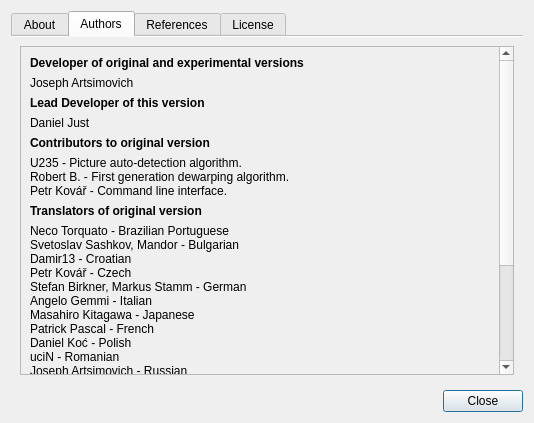
<?xml version="1.0" encoding="UTF-8"?>
<ui version="4.0">
 <class>AboutDialog</class>
 <widget class="QDialog" name="AboutDialog">
  <property name="geometry">
   <rect>
    <x>0</x>
    <y>0</y>
    <width>534</width>
    <height>423</height>
   </rect>
  </property>
  <property name="windowTitle">
   <string>About Scan Tailor PDF</string>
  </property>
  <layout class="QVBoxLayout" name="verticalLayout">
   <item>
    <widget class="QTabWidget" name="tabWidget">
     <property name="currentIndex">
      <number>1</number>
     </property>
     <property name="documentMode">
      <bool>true</bool>
     </property>
     <widget class="QWidget" name="tab">
      <attribute name="title">
       <string>About</string>
      </attribute>
      <layout class="QGridLayout" name="gridLayout">
       <item row="3" column="0" colspan="2">
        <widget class="QLabel" name="label_4">
         <property name="text">
          <string>Scan Tailor is an interactive post-processing tool for scanned pages. It performs operations such as page splitting, skew correction, adding/removing margins, and others. You give it raw scans, and you get pages ready to be printed or assembled into a PDF or DJVU file.  Scanning and optical character recognition is out of scope of this project.</string>
         </property>
         <property name="wordWrap">
          <bool>true</bool>
         </property>
        </widget>
       </item>
       <item row="4" column="0" colspan="2">
        <spacer name="verticalSpacer">
         <property name="orientation">
          <enum>Qt::Vertical</enum>
         </property>
         <property name="sizeHint" stdset="0">
          <size>
           <width>440</width>
           <height>127</height>
          </size>
         </property>
        </spacer>
       </item>
       <item row="0" column="0">
        <widget class="QLabel" name="label_3">
         <property name="sizePolicy">
          <sizepolicy hsizetype="Preferred" vsizetype="Preferred">
           <horstretch>1</horstretch>
           <verstretch>0</verstretch>
          </sizepolicy>
         </property>
         <property name="styleSheet">
          <string notr="true">font-size: 16pt;
font-weight: bold;</string>
         </property>
         <property name="text">
          <string notr="true">Scan Tailor PDF</string>
         </property>
         <property name="alignment">
          <set>Qt::AlignBottom|Qt::AlignHCenter</set>
         </property>
        </widget>
       </item>
       <item row="0" column="1" rowspan="2">
        <widget class="QLabel" name="label">
         <property name="text">
          <string notr="true"/>
         </property>
         <property name="pixmap">
          <pixmap resource="../app/resources/resources.qrc">:/icons/appicon-about.png</pixmap>
         </property>
        </widget>
       </item>
       <item row="1" column="0">
        <widget class="QLabel" name="version">
         <property name="styleSheet">
          <string notr="true">font-size:10pt;
font-weight:bold;</string>
         </property>
         <property name="text">
          <string notr="true">version</string>
         </property>
         <property name="alignment">
          <set>Qt::AlignHCenter|Qt::AlignTop</set>
         </property>
        </widget>
       </item>
      </layout>
     </widget>
     <widget class="QWidget" name="tab_2">
      <attribute name="title">
       <string>Authors</string>
      </attribute>
      <layout class="QVBoxLayout" name="verticalLayout_3">
       <item>
        <widget class="QScrollArea" name="scrollArea">
         <property name="widgetResizable">
          <bool>true</bool>
         </property>
         <widget class="QWidget" name="scrollAreaWidgetContents">
          <property name="geometry">
           <rect>
            <x>0</x>
            <y>0</y>
            <width>479</width>
            <height>461</height>
           </rect>
          </property>
          <layout class="QVBoxLayout" name="verticalLayout_2">
           <item>
            <widget class="QLabel" name="label_2">
             <property name="styleSheet">
              <string notr="true">font-weight: bold;</string>
             </property>
             <property name="text">
              <string>Developer of original and experimental versions</string>
             </property>
            </widget>
           </item>
           <item>
            <widget class="QLabel" name="label_5">
             <property name="text">
              <string>Joseph Artsimovich</string>
             </property>
            </widget>
           </item>
           <item>
            <widget class="QLabel" name="label_31">
             <property name="font">
              <font>
               <weight>75</weight>
               <bold>true</bold>
              </font>
             </property>
             <property name="text">
              <string>Lead Developer of this version</string>
             </property>
            </widget>
           </item>
           <item>
            <widget class="QLabel" name="label_32">
             <property name="text">
              <string>Daniel Just</string>
             </property>
            </widget>
           </item>
           <item>
            <widget class="QLabel" name="label_6">
             <property name="styleSheet">
              <string notr="true">font-weight: bold;</string>
             </property>
             <property name="text">
              <string>Contributors to original version</string>
             </property>
            </widget>
           </item>
           <item>
            <layout class="QVBoxLayout" name="verticalLayout_5">
             <property name="spacing">
              <number>0</number>
             </property>
             <property name="topMargin">
              <number>0</number>
             </property>
             <item>
              <widget class="QLabel" name="label_12">
               <property name="text">
                <string>U235 - Picture auto-detection algorithm.</string>
               </property>
              </widget>
             </item>
             <item>
              <widget class="QLabel" name="label_13">
               <property name="text">
                <string>Robert B. - First generation dewarping algorithm.</string>
               </property>
              </widget>
             </item>
             <item>
              <widget class="QLabel" name="label_15">
               <property name="text">
                <string>Petr Kovář - Command line interface.</string>
               </property>
              </widget>
             </item>
            </layout>
           </item>
           <item>
            <widget class="QLabel" name="label_7">
             <property name="styleSheet">
              <string notr="true">font-weight: bold;</string>
             </property>
             <property name="text">
              <string>Translators of original version</string>
             </property>
            </widget>
           </item>
           <item>
            <layout class="QVBoxLayout" name="verticalLayout_6">
             <property name="spacing">
              <number>0</number>
             </property>
             <property name="bottomMargin">
              <number>0</number>
             </property>
             <item>
              <widget class="QLabel" name="label_11">
               <property name="text">
                <string>Neco Torquato - Brazilian Portuguese</string>
               </property>
              </widget>
             </item>
             <item>
              <widget class="QLabel" name="label_9">
               <property name="text">
                <string>Svetoslav Sashkov, Mandor - Bulgarian</string>
               </property>
              </widget>
             </item>
             <item>
              <widget class="QLabel" name="label_29">
               <property name="text">
                <string>Damir13 - Croatian</string>
               </property>
              </widget>
             </item>
             <item>
              <widget class="QLabel" name="label_16">
               <property name="text">
                <string>Petr Kovář - Czech</string>
               </property>
              </widget>
             </item>
             <item>
              <widget class="QLabel" name="label_17">
               <property name="text">
                <string>Stefan Birkner, Markus Stamm - German</string>
               </property>
              </widget>
             </item>
             <item>
              <widget class="QLabel" name="label_18">
               <property name="text">
                <string>Angelo Gemmi - Italian</string>
               </property>
              </widget>
             </item>
             <item>
              <widget class="QLabel" name="label_19">
               <property name="text">
                <string>Masahiro Kitagawa - Japanese</string>
               </property>
              </widget>
             </item>
             <item>
              <widget class="QLabel" name="label_20">
               <property name="text">
                <string>Patrick Pascal - French</string>
               </property>
              </widget>
             </item>
             <item>
              <widget class="QLabel" name="label_21">
               <property name="text">
                <string>Daniel Koć - Polish</string>
               </property>
              </widget>
             </item>
             <item>
              <widget class="QLabel" name="label_14">
               <property name="text">
                <string>uciN - Romanian</string>
               </property>
              </widget>
             </item>
             <item>
              <widget class="QLabel" name="label_22">
               <property name="text">
                <string>Joseph Artsimovich - Russian</string>
               </property>
              </widget>
             </item>
             <item>
              <widget class="QLabel" name="label_30">
               <property name="text">
                <string>Hxcan Cai - Simplified Chinese</string>
               </property>
              </widget>
             </item>
             <item>
              <widget class="QLabel" name="label_23">
               <property name="text">
                <string>Marián Hvolka - Slovak</string>
               </property>
              </widget>
             </item>
             <item>
              <widget class="QLabel" name="label_27">
               <property name="text">
                <string>Flavio Benelli - Spanish</string>
               </property>
              </widget>
             </item>
             <item>
              <widget class="QLabel" name="label_24">
               <property name="text">
                <string>Davidson Wang - Traditional Chinese</string>
               </property>
              </widget>
             </item>
             <item>
              <widget class="QLabel" name="label_28">
               <property name="text">
                <string>Yuri Chornoivan - Ukrainian</string>
               </property>
              </widget>
             </item>
            </layout>
           </item>
           <item>
            <widget class="QLabel" name="label_10">
             <property name="styleSheet">
              <string notr="true">font-weight: bold;</string>
             </property>
             <property name="text">
              <string>Documentation of original version</string>
             </property>
            </widget>
           </item>
           <item>
            <layout class="QVBoxLayout" name="verticalLayout_7">
             <property name="spacing">
              <number>0</number>
             </property>
             <property name="bottomMargin">
              <number>0</number>
             </property>
             <item>
              <widget class="QLabel" name="label_8">
               <property name="text">
                <string>denver 22</string>
               </property>
              </widget>
             </item>
             <item>
              <widget class="QLabel" name="label_25">
               <property name="text">
                <string notr="true">phaedrus</string>
               </property>
              </widget>
             </item>
             <item>
              <widget class="QLabel" name="label_26">
               <property name="text">
                <string notr="true">Taxman</string>
               </property>
              </widget>
             </item>
            </layout>
           </item>
           <item>
            <spacer name="verticalSpacer_2">
             <property name="orientation">
              <enum>Qt::Vertical</enum>
             </property>
             <property name="sizeHint" stdset="0">
              <size>
               <width>20</width>
               <height>0</height>
              </size>
             </property>
            </spacer>
           </item>
          </layout>
         </widget>
        </widget>
       </item>
      </layout>
     </widget>
     <widget class="QWidget" name="tab_4">
      <attribute name="title">
       <string>References</string>
      </attribute>
      <layout class="QVBoxLayout" name="verticalLayout_8">
       <item>
        <widget class="QScrollArea" name="scrollArea_2">
         <property name="widgetResizable">
          <bool>true</bool>
         </property>
         <widget class="QWidget" name="scrollAreaWidgetContents_2">
          <property name="geometry">
           <rect>
            <x>0</x>
            <y>0</y>
            <width>479</width>
            <height>870</height>
           </rect>
          </property>
          <layout class="QVBoxLayout" name="verticalLayout_9">
           <item>
            <widget class="QLabel" name="references">
             <property name="text">
              <string notr="true">&lt;p&gt;
&lt;a href=&quot;http://scholar.google.com/scholar?q=Recursive+implementation+of+the+Gaussian+filter&quot;&gt;[1]&lt;/a&gt; Young, Ian T., and Lucas J. Van Vliet. &quot;Recursive implementation of the Gaussian filter.&quot; Signal processing 44.2 (1995): 139-151.
&lt;/p&gt;
&lt;p&gt;
&lt;a href=&quot;http://scholar.google.com/scholar?q=Boundary+conditions+for+Young-van+Vliet+recursive+filtering&quot;&gt;[2]&lt;/a&gt; Triggs, Bill, and Michaël Sdika. &quot;Boundary conditions for Young-van Vliet recursive filtering.&quot; Signal Processing, IEEE Transactions on 54.6 (2006): 2365-2367.
&lt;/p&gt;
&lt;p&gt;
&lt;a href=&quot;http://scholar.google.com/scholar?q=Fast+anisotropic+gauss+filtering&quot;&gt;[3]&lt;/a&gt; Geusebroek, Jan-Mark, Arnold WM Smeulders, and Joost Van de Weijer. &quot;Fast anisotropic gauss filtering.&quot; Image Processing, IEEE Transactions on 12.8 (2003): 938-943.
&lt;/p&gt;
&lt;p&gt;
&lt;a href=&quot;http://scholar.google.com/scholar?q=Structured+second-and+higher-order+derivatives+through+univariate+Taylor+series&quot;&gt;[4]&lt;/a&gt; Bischof, Christian, George Corliss, and Andreas Griewank. &quot;Structured second-and higher-order derivatives through univariate Taylor series.&quot; Optimization Methods and Software 2.3-4 (1993): 211-232.
&lt;/p&gt;
&lt;p&gt;
&lt;a href=&quot;http://scholar.google.com/scholar?q=A+concept+for+parametric+surface+fitting+which+avoids+the+parametrization+problem&quot;&gt;[5]&lt;/a&gt; Pottmann, Helmut, and Stefan Leopoldseder. &quot;A concept for parametric surface fitting which avoids the parametrization problem.&quot; Computer Aided Geometric Design 20.6 (2003): 343-362.
&lt;/p&gt;
&lt;p&gt;
&lt;a href=&quot;http://scholar.google.com/scholar?q=Fitting+b-spline+curves+to+point+clouds+by+squared+distance+minimization&quot;&gt;[6]&lt;/a&gt; Wang, Wenping, Helmut Pottmann, and Yang Liu. &quot;Fitting b-spline curves to point clouds by squared distance minimization.&quot; Preprint, University of Hong Kong (2004).
&lt;/p&gt;
&lt;p&gt;
&lt;a href=&quot;http://scholar.google.com/scholar?q=A+threshold+selection+method+from+gray-level+histograms&quot;&gt;[7]&lt;/a&gt; Otsu, Nobuyuki. &quot;A threshold selection method from gray-level histograms.&quot; Automatica 11.285-296 (1975): 23-27.
&lt;/p&gt;
&lt;p&gt;
&lt;a href=&quot;http://scholar.google.com/scholar?q=Adaptive+thresholding+based+on+co-occurrence+matrix+edge+information&quot;&gt;[8]&lt;/a&gt; Mokji, Musa Mohd, and S. A. R. A. Bakar. &quot;Adaptive thresholding based on co-occurrence matrix edge information.&quot; Modelling &amp;amp; Simulation, 2007. AMS'07. First Asia International Conference on. IEEE, 2007.
&lt;/p&gt;
&lt;p&gt;
&lt;a href=&quot;http://scholar.google.com/scholar?q=Niblack%2C+W.%3A+An+Introduction+to+Digital+Image+Processing.&quot;&gt;[9]&lt;/a&gt; Niblack, Wayne. An introduction to digital image processing. Englewood Cliffs, N. J., Prentice Hall (1986) 115-116
&lt;/p&gt;
&lt;p&gt;
&lt;a href=&quot;http://scholar.google.com/scholar?q=An+adaptive+binarization+technique+for+low+quality+historical+documents&quot;&gt;[10]&lt;/a&gt; Gatos, Basilios, Ioannis Pratikakis, and Stavros J. Perantonis. &quot;An adaptive binarization technique for low quality historical documents.&quot; Document Analysis Systems VI. Springer Berlin Heidelberg, 2004. 102-113.
&lt;/p&gt;
&lt;p&gt;
&lt;a href=&quot;http://scholar.google.com/scholar?q=Adaptive+document+image+binarization&quot;&gt;[11]&lt;/a&gt; Sauvola, Jaakko, and Matti Pietikäinen. &quot;Adaptive document image binarization.&quot; Pattern recognition 33.2 (2000): 225-236.
&lt;/p&gt;
&lt;p&gt;
&lt;a href=&quot;http://scholar.google.com/scholar?q=Text+localization%2C+enhancement+and+binarization+in+multimedia+documents&quot;&gt;[12]&lt;/a&gt; Wolf, Christian, Jean-Michel Jolion, and Francoise Chassaing. &quot;Text localization, enhancement and binarization in multimedia documents.&quot; Pattern Recognition, 2002. Proceedings. 16th International Conference on. Vol. 2. IEEE, 2002.
&lt;/p&gt;
&lt;p&gt;
&lt;a href=&quot;http://scholar.google.com/scholar?q=A+fast+algorithm+for+local+minimum+and+maximum+filters+on+rectangular+and+octagonal+kernels&quot;&gt;[13]&lt;/a&gt; Van Herk, Marcel. &quot;A fast algorithm for local minimum and maximum filters on rectangular and octagonal kernels.&quot; Pattern Recognition Letters 13.7 (1992): 517-521.
&lt;/p&gt;
&lt;p&gt;
&lt;a href=&quot;http://scholar.google.com/scholar?q=Finding+Lines+under+Bounded+Error&quot;&gt;[14]&lt;/a&gt; Breuel, Thomas M. &quot;Finding lines under bounded error.&quot; Pattern recognition 29.1 (1996): 167-178.
&lt;/p&gt;
&lt;p&gt;
&lt;a href=&quot;http://scholar.google.com/scholar?q=Morphological+grayscale+reconstruction+in+image+analysis%3A+applications+and+efficient+algorithms&quot;&gt;[15]&lt;/a&gt; Vincent, Luc. &quot;Morphological grayscale reconstruction in image analysis: applications and efficient algorithms.&quot; Image Processing, IEEE Transactions on 2.2 (1993): 176-201.
&lt;/p&gt;
&lt;p&gt;
&lt;a href=&quot;http://scholar.google.com/scholar?hl=en&amp;q=Binarization+of+Badly+Illuminated+Document+Images+through+Shading+Estimation+and+Compensation&quot;&gt;[16]&lt;/a&gt; Lu, Shijian, and Chew Lim Tan. &quot;Binarization of badly illuminated document images through shading estimation and compensation.&quot; Document Analysis and Recognition, 2007. ICDAR 2007. Ninth International Conference on. Vol. 1. IEEE, 2007.
&lt;/p&gt;
&lt;p&gt;
&lt;a href=&quot;http://scholar.google.com/scholar?q=Rectifying+the+bound+document+image+captured+by+the+camera%3A+A+model+based+approach#&quot;&gt;[17]&lt;/a&gt; Cao, Huaigu, Xiaoqing Ding, and Changsong Liu. &quot;Rectifying the bound document image captured by the camera: A model based approach.&quot; Document Analysis and Recognition, 2003. Proceedings. Seventh International Conference on. IEEE, 2003.
&lt;/p&gt;
&lt;p&gt;
&lt;a href=&quot;http://scholar.google.com/scholar?q=X-splines%3A+A+spline+model+designed+for+the+end-user&quot;&gt;[18]&lt;/a&gt; Blanc, Carole, and Christophe Schlick. &quot;X-splines: A spline model designed for the end-user.&quot; Proceedings of the 22nd annual conference on Computer graphics and interactive techniques. ACM, 1995.
&lt;/p&gt;
&lt;p&gt;
&lt;a href=&quot;http://scholar.google.com/scholar?q=Danielsson+Euclidean+distance+mapping&quot;&gt;[19]&lt;/a&gt; Danielsson, Per-Erik. &quot;Euclidean distance mapping.&quot; Computer Graphics and image processing 14.3 (1980): 227-248.
&lt;/p&gt;
&lt;p&gt;
&lt;a href=&quot;http://scholar.google.com/scholar?q=A+general+algorithm+for+computing+distance+transforms+in+linear+time&quot;&gt;[20]&lt;/a&gt; Meijster, Arnold, Jos BTM Roerdink, and Wim H. Hesselink. &quot;A general algorithm for computing distance transforms in linear time.&quot; Mathematical Morphology and its applications to image and signal processing. Springer US, 2002. 331-340.
&lt;/p&gt;</string>
             </property>
             <property name="textFormat">
              <enum>Qt::RichText</enum>
             </property>
             <property name="alignment">
              <set>Qt::AlignLeading|Qt::AlignLeft|Qt::AlignTop</set>
             </property>
             <property name="wordWrap">
              <bool>true</bool>
             </property>
             <property name="openExternalLinks">
              <bool>true</bool>
             </property>
             <property name="textInteractionFlags">
              <set>Qt::LinksAccessibleByKeyboard|Qt::LinksAccessibleByMouse|Qt::TextBrowserInteraction|Qt::TextSelectableByKeyboard|Qt::TextSelectableByMouse</set>
             </property>
            </widget>
           </item>
          </layout>
         </widget>
        </widget>
       </item>
      </layout>
     </widget>
     <widget class="QWidget" name="tab_3">
      <attribute name="title">
       <string>License</string>
      </attribute>
      <layout class="QVBoxLayout" name="verticalLayout_4">
       <item>
        <widget class="QTextBrowser" name="licenseViewer">
         <property name="html">
          <string notr="true">&lt;!DOCTYPE HTML PUBLIC &quot;-//W3C//DTD HTML 4.0//EN&quot; &quot;http://www.w3.org/TR/REC-html40/strict.dtd&quot;&gt;
&lt;html&gt;&lt;head&gt;&lt;meta name=&quot;qrichtext&quot; content=&quot;1&quot; /&gt;&lt;style type=&quot;text/css&quot;&gt;
p, li { white-space: pre-wrap; }
&lt;/style&gt;&lt;/head&gt;&lt;body style=&quot; font-family:'MS Shell Dlg 2'; font-size:8.25pt; font-weight:400; font-style:normal;&quot;&gt;
&lt;p style=&quot;-qt-paragraph-type:empty; margin-top:0px; margin-bottom:0px; margin-left:0px; margin-right:0px; -qt-block-indent:0; text-indent:0px; font-family:'Ubuntu'; font-size:11pt;&quot;&gt;&lt;br /&gt;&lt;/p&gt;&lt;/body&gt;&lt;/html&gt;</string>
         </property>
         <property name="openExternalLinks">
          <bool>true</bool>
         </property>
        </widget>
       </item>
      </layout>
     </widget>
    </widget>
   </item>
   <item>
    <widget class="QDialogButtonBox" name="buttonBox">
     <property name="standardButtons">
      <set>QDialogButtonBox::Close</set>
     </property>
    </widget>
   </item>
  </layout>
 </widget>
 <resources>
  <include location="../app/resources/resources.qrc"/>
 </resources>
 <connections>
  <connection>
   <sender>buttonBox</sender>
   <signal>clicked(QAbstractButton*)</signal>
   <receiver>AboutDialog</receiver>
   <slot>accept()</slot>
   <hints>
    <hint type="sourcelabel">
     <x>440</x>
     <y>327</y>
    </hint>
    <hint type="destinationlabel">
     <x>477</x>
     <y>291</y>
    </hint>
   </hints>
  </connection>
 </connections>
</ui>
